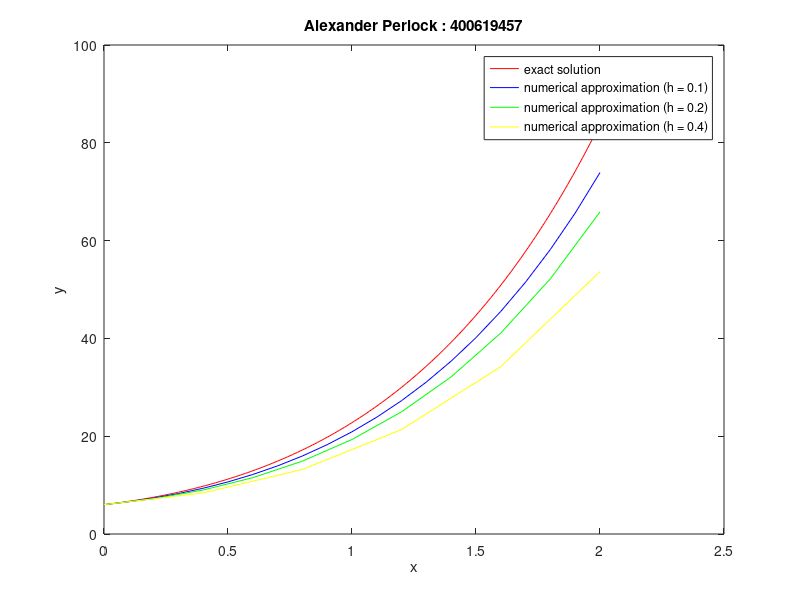
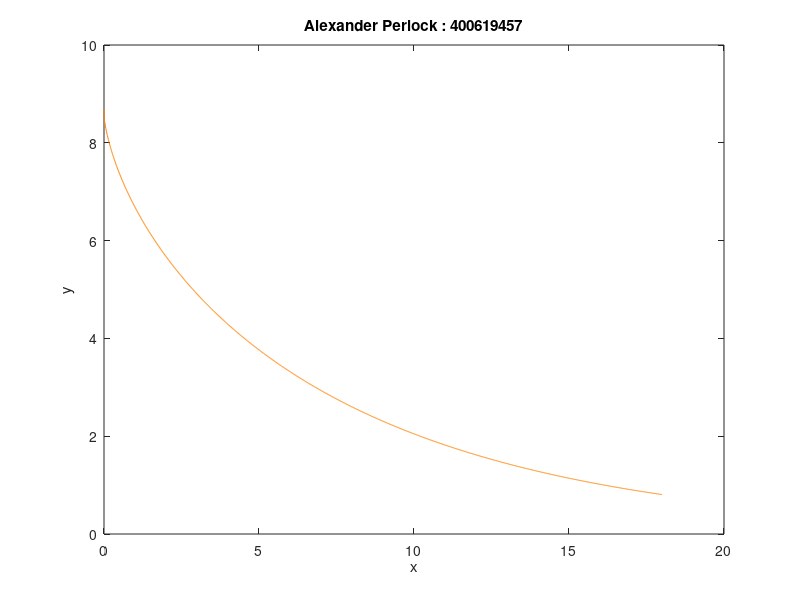

Reproduce these figures in MATLAB, in order.
% Note that variables (x, y) for approximations, are named by the value
% after the decimal of their respective 'h' value. (e.g. h=0.2 -> (x2, y2))

% 1.a) 
% Initialisation of variables
h = 0.2;
X = 2;
N = round(X / h);
x2 = zeros(1,N+1); 
y2 = zeros(1,N+1);

% initial conditions
x2(1) = 0;
y2(1) = 6;

% Main loop
for n = 1:N
  x2(n+1) = x2(n) + h;
  y2(n+1) = y2(n) + h*(9*x2(n) + y2(n));
end

y2(N + 1)

% 1.b) 
% instantiation of variables
h = 0.1;
X = 2;
N = round(X / h);
x1 = zeros(1,N+1);
y1 = zeros(1,N+1);

% initial conditions
x1(1) = 0;
y1(1) = 6;

% Main loop
for n = 1:N
  x1(n+1) = x1(n) + h;
  y1(n+1) = y1(n) + h*(9*x1(n) + y1(n));
end

y1(N + 1)


% 3)
% instantiation of variables
h = 0.4;
X = 2;
N = round(X / h);
x4 = zeros(1,N+1);
y4 = zeros(1,N+1);

% initial conditions
x4(1) = 0;
y4(1) = 6;

% Main loop
for n = 1:N
  x4(n+1) = x4(n) + h;
  y4(n+1) = y4(n) + h*(9*x4(n) + y4(n));
end

% exact solution
hExact = 0.01;
xExact = 0:hExact:2;
yExact = 15*exp(xExact) - 9*xExact - 9;

% plotting
figure(1);
plot(xExact,yExact,'r',x1,y1,'b',x2,y2,'g',x4,y4,'y');
title('Alexander Perlock : 400619457');
legend('exact solution','numerical approximation (h = 0.1)', 'numerical approximation (h = 0.2)', 'numerical approximation (h = 0.4)');
xlabel('x'); ylabel('y');


% 4)
% instantiation
h = 0.01;
X = 18;
N = round(X / h);
x = zeros(1, N);
y = zeros(1, N);

% initial conditions
x(1) = 0;
y(1) = 8.69;

% Main loop
for n = 1:N
  x(n+1) = x(n) + h;
  y(n+1) = y(n) + h*(-y(n) / sqrt(8.7^2 - (y(n))^2));
end

% plotting
figure(2);
plot(x,y,'Color', [1 0.5 0]);
title('Alexander Perlock : 400619457');
xlabel('x'); ylabel('y');
